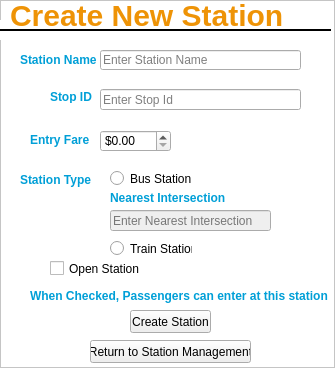
<?xml version="1.0" encoding="UTF-8"?>
<ui version="4.0">
 <class>Frame</class>
 <widget class="QFrame" name="Frame">
  <property name="geometry">
   <rect>
    <x>0</x>
    <y>0</y>
    <width>335</width>
    <height>368</height>
   </rect>
  </property>
  <property name="windowTitle">
   <string>Create New Station</string>
  </property>
  <property name="windowIcon">
   <iconset resource="../qtResources.qrc">
    <normaloff>:/newPrefix/ui/marta-logo.png</normaloff>:/newPrefix/ui/marta-logo.png</iconset>
  </property>
  <property name="styleSheet">
   <string notr="true">QFrame {background-color: #ffffff} 
QLabel {color: #009fd7; font-weight: bold;}
#frameLabelTop {background-color: transparent; color: #ee9306; font-size: 30px;}</string>
  </property>
  <property name="frameShape">
   <enum>QFrame::StyledPanel</enum>
  </property>
  <property name="frameShadow">
   <enum>QFrame::Raised</enum>
  </property>
  <widget class="QLabel" name="stationNameLabel">
   <property name="geometry">
    <rect>
     <x>20</x>
     <y>50</y>
     <width>81</width>
     <height>20</height>
    </rect>
   </property>
   <property name="text">
    <string>Station Name</string>
   </property>
  </widget>
  <widget class="QLabel" name="stopIdLabel">
   <property name="geometry">
    <rect>
     <x>50</x>
     <y>90</y>
     <width>47</width>
     <height>13</height>
    </rect>
   </property>
   <property name="text">
    <string>Stop ID</string>
   </property>
  </widget>
  <widget class="QLabel" name="entryFareLabel">
   <property name="geometry">
    <rect>
     <x>30</x>
     <y>130</y>
     <width>61</width>
     <height>20</height>
    </rect>
   </property>
   <property name="text">
    <string>Entry Fare</string>
   </property>
  </widget>
  <widget class="QLabel" name="stationTypeLabel">
   <property name="geometry">
    <rect>
     <x>20</x>
     <y>170</y>
     <width>81</width>
     <height>20</height>
    </rect>
   </property>
   <property name="text">
    <string>Station Type</string>
   </property>
  </widget>
  <widget class="QRadioButton" name="busStationButton">
   <property name="geometry">
    <rect>
     <x>110</x>
     <y>170</y>
     <width>82</width>
     <height>17</height>
    </rect>
   </property>
   <property name="text">
    <string>Bus Station</string>
   </property>
  </widget>
  <widget class="QLabel" name="nearestIntersectionLabel">
   <property name="geometry">
    <rect>
     <x>110</x>
     <y>190</y>
     <width>121</width>
     <height>16</height>
    </rect>
   </property>
   <property name="font">
    <font>
     <weight>75</weight>
     <bold>true</bold>
    </font>
   </property>
   <property name="text">
    <string>Nearest Intersection</string>
   </property>
  </widget>
  <widget class="QRadioButton" name="trainStationButton">
   <property name="geometry">
    <rect>
     <x>110</x>
     <y>240</y>
     <width>82</width>
     <height>17</height>
    </rect>
   </property>
   <property name="text">
    <string>Train Station</string>
   </property>
  </widget>
  <widget class="QCheckBox" name="openStationBox">
   <property name="geometry">
    <rect>
     <x>50</x>
     <y>260</y>
     <width>91</width>
     <height>17</height>
    </rect>
   </property>
   <property name="text">
    <string>Open Station</string>
   </property>
  </widget>
  <widget class="QLabel" name="warningLabel">
   <property name="geometry">
    <rect>
     <x>30</x>
     <y>280</y>
     <width>301</width>
     <height>31</height>
    </rect>
   </property>
   <property name="font">
    <font>
     <weight>75</weight>
     <bold>true</bold>
    </font>
   </property>
   <property name="text">
    <string>When Checked, Passengers can enter at this station</string>
   </property>
   <property name="alignment">
    <set>Qt::AlignLeading|Qt::AlignLeft|Qt::AlignVCenter</set>
   </property>
   <property name="wordWrap">
    <bool>true</bool>
   </property>
  </widget>
  <widget class="QPushButton" name="createStationButton">
   <property name="geometry">
    <rect>
     <x>130</x>
     <y>310</y>
     <width>81</width>
     <height>23</height>
    </rect>
   </property>
   <property name="text">
    <string>Create Station</string>
   </property>
  </widget>
  <widget class="Line" name="line">
   <property name="windowModality">
    <enum>Qt::ApplicationModal</enum>
   </property>
   <property name="geometry">
    <rect>
     <x>0</x>
     <y>20</y>
     <width>331</width>
     <height>20</height>
    </rect>
   </property>
   <property name="maximumSize">
    <size>
     <width>16777215</width>
     <height>16777215</height>
    </size>
   </property>
   <property name="font">
    <font>
     <pointsize>8</pointsize>
    </font>
   </property>
   <property name="mouseTracking">
    <bool>true</bool>
   </property>
   <property name="autoFillBackground">
    <bool>false</bool>
   </property>
   <property name="styleSheet">
    <string notr="true">Line {backgournd-color: none;}</string>
   </property>
   <property name="frameShadow">
    <enum>QFrame::Plain</enum>
   </property>
   <property name="lineWidth">
    <number>2</number>
   </property>
   <property name="orientation">
    <enum>Qt::Horizontal</enum>
   </property>
  </widget>
  <widget class="QLabel" name="frameLabelTop">
   <property name="geometry">
    <rect>
     <x>10</x>
     <y>0</y>
     <width>301</width>
     <height>31</height>
    </rect>
   </property>
   <property name="font">
    <font>
     <pointsize>-1</pointsize>
     <weight>75</weight>
     <bold>true</bold>
    </font>
   </property>
   <property name="autoFillBackground">
    <bool>false</bool>
   </property>
   <property name="styleSheet">
    <string notr="true">QLabel {background-color: transparent}</string>
   </property>
   <property name="text">
    <string>Create New Station</string>
   </property>
  </widget>
  <widget class="QLineEdit" name="stationNameTextEdit">
   <property name="geometry">
    <rect>
     <x>100</x>
     <y>50</y>
     <width>201</width>
     <height>20</height>
    </rect>
   </property>
   <property name="placeholderText">
    <string>Enter Station Name</string>
   </property>
  </widget>
  <widget class="QLineEdit" name="stopIdTextEdit">
   <property name="geometry">
    <rect>
     <x>100</x>
     <y>89</y>
     <width>201</width>
     <height>21</height>
    </rect>
   </property>
   <property name="placeholderText">
    <string>Enter Stop Id</string>
   </property>
  </widget>
  <widget class="QLineEdit" name="nearestIntersectionTextEdit">
   <property name="enabled">
    <bool>false</bool>
   </property>
   <property name="geometry">
    <rect>
     <x>110</x>
     <y>210</y>
     <width>161</width>
     <height>21</height>
    </rect>
   </property>
   <property name="placeholderText">
    <string>Enter Nearest Intersection</string>
   </property>
  </widget>
  <widget class="QDoubleSpinBox" name="entryFareSpinBox">
   <property name="geometry">
    <rect>
     <x>100</x>
     <y>130</y>
     <width>71</width>
     <height>22</height>
    </rect>
   </property>
   <property name="wrapping">
    <bool>false</bool>
   </property>
   <property name="buttonSymbols">
    <enum>QAbstractSpinBox::UpDownArrows</enum>
   </property>
   <property name="specialValueText">
    <string/>
   </property>
   <property name="prefix">
    <string>$</string>
   </property>
   <property name="maximum">
    <double>50.000000000000000</double>
   </property>
   <property name="singleStep">
    <double>0.010000000000000</double>
   </property>
   <property name="value">
    <double>0.000000000000000</double>
   </property>
  </widget>
  <widget class="QPushButton" name="returnStationButton">
   <property name="geometry">
    <rect>
     <x>90</x>
     <y>340</y>
     <width>161</width>
     <height>23</height>
    </rect>
   </property>
   <property name="text">
    <string>Return to Station Management</string>
   </property>
  </widget>
 </widget>
 <resources>
  <include location="../qtResources.qrc"/>
 </resources>
 <connections/>
</ui>
